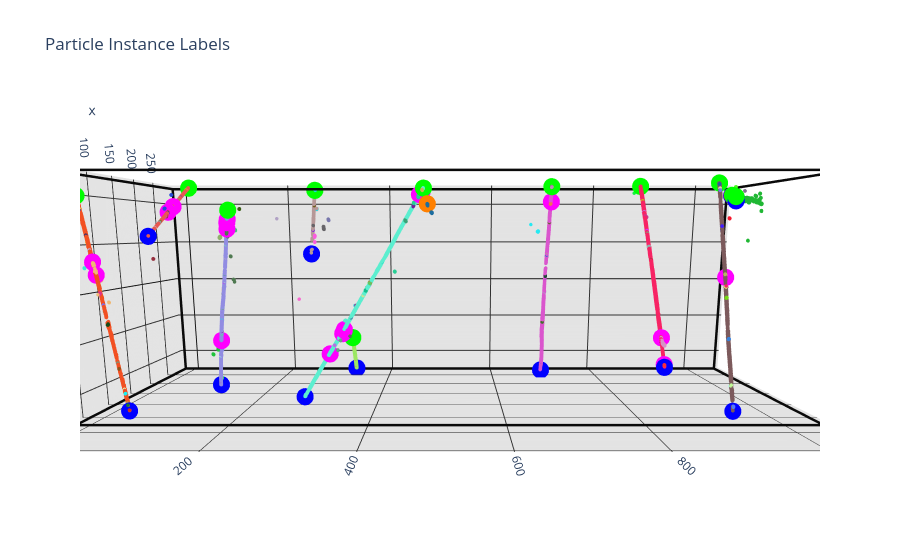

The notebook cell saved with this chart:
### Code cell
# PLOT PARTICLE CLUSTER LABELS

TRUE_ONLY=True
NU_ONLY=False
ADD_KPMARKERS=True
SHOW_ME_INDICES = []

if TRUE_ONLY:
    xyz = data['spacepoint_t'][ data['truetriplet_t']==1 ]
    trackid = data['instance_t'][ data['truetriplet_t']==1 ]
    origin  = data['origin_t'][ data['truetriplet_t']==1 ]
else:
    xyz     = data['spacepoint_t']
    trackid = data['instance_t']
    origin  = data['origin_t']
    
if NU_ONLY:
    xyz = xyz[origin==1]
    trackid = trackid[origin==1]
    
if xyz.shape[0]>200000:
    reduction_factor = 150e3/float(xyz.shape[0])
    keep = np.random.rand( xyz.shape[0] ) < reduction_factor
    xyz     = data['spacepoint_t'][keep==1]
    trackid = data['instance_t'][keep==1]
    origin  = data['origin_t'][keep==1]
    
print("xyz: ",xyz.shape)
print("trackids: ",trackid.shape)
print("origin: ",origin.shape)
print("origin ids: ",np.unique(origin))


uniqueids = np.unique(trackid)
print("number of unique ids: ",uniqueids.shape)

# PLOT LOOP
cluster_plots = []
for n,uid in enumerate(uniqueids):
    
    cluster_xyz = xyz[ trackid==uid ]
    #print("cluster for track[%d] has %d points"%(uid,cluster_xyz.shape[0]))
    randcol = np.random.randint(low=20,high=254,size=3)
    cluster_color = "rgb(%d,%d,%d)"%(randcol[0],randcol[1],randcol[2])
    c_plot = {
        "type":"scatter3d",
        "x": cluster_xyz[:,0],
        "y": cluster_xyz[:,1],
        "z": cluster_xyz[:,2],
        "mode":"markers",
        "name":"%d"%(uid),
        "marker":{"color":cluster_color,"size":2,"opacity":1.0},
    }
    
    if len(SHOW_ME_INDICES)>0:
        if uid not in SHOW_ME_INDICES:
            c_plot["marker"]["color"] = "rgb(25,25,25)"
            c_plot["marker"]["opacity"] = 0.2
            c_plot["marker"]["size"] = 0.2
        else:
            c_plot["marker"]["size"] = 2
    if uid==0:
        c_plot["marker"]["color"] = "rgb(170,170,170)"
        c_plot["marker"]["size"] = 1
        c_plot["marker"]["opacity"] = 0.1
    cluster_plots.append( c_plot )

detlines = detdata.getlines(color=(10,10,10))
plot_traces = detlines + cluster_plots

#PLOT VTX
if loader.has_larbysmc:
    vtx = np.zeros((1,3))
    vtx[0,0] = loader.vtx_sce_x
    vtx[0,1] = loader.vtx_sce_y
    vtx[0,2] = loader.vtx_sce_z
    print("TRUE VTX (after SCE effects): ",vtx)
    plot_vtx = {
        "type":"scatter3d",
            "x": vtx[:,0],
            "y": vtx[:,1],
            "z": vtx[:,2],
            "mode":"markers",
            "name":"VTX",
            "marker":{"color":"rgb(120,120,120)","size":10,"opacity":0.5},
        }
    plot_traces += [plot_vtx]
if ADD_KPMARKERS:
    plot_traces += kpmarker_plots

# LAYOUT
axis_template = {
    "showbackground": True,
    "backgroundcolor": "rgba(100, 100, 100,0.5)",
    "gridcolor": "rgb(50, 50, 50)",
    "zerolinecolor": "rgb(0, 0, 0)",
}


layout = go.Layout(
    title='Particle Instance Labels',
    autosize=True,
    hovermode='closest',
    showlegend=False,
    scene= {
        "xaxis": axis_template,
        "yaxis": axis_template,
        "zaxis": axis_template,
        "aspectratio": {"x": 1, "y": 1, "z": 3},
        "camera": {"eye": {"x": -2, "y": 0.25, "z": 0.0},
                   "center":dict(x=0, y=0, z=0),
                   "up":dict(x=0, y=1, z=0)},
        "annotations": [],
    }
)

fig = go.Figure(data=plot_traces, layout=layout)
fig.show()
